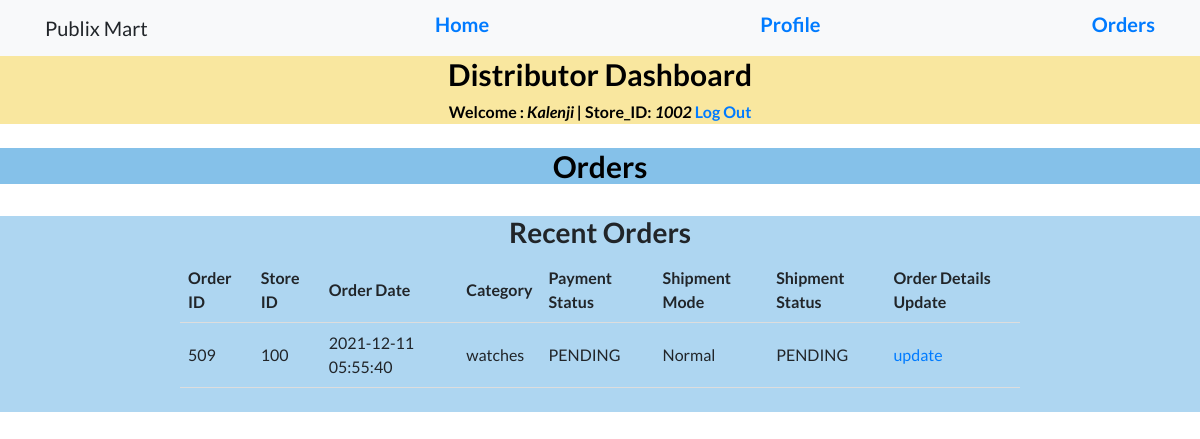
The app's page /dist/dorders.php (signed in), older data.
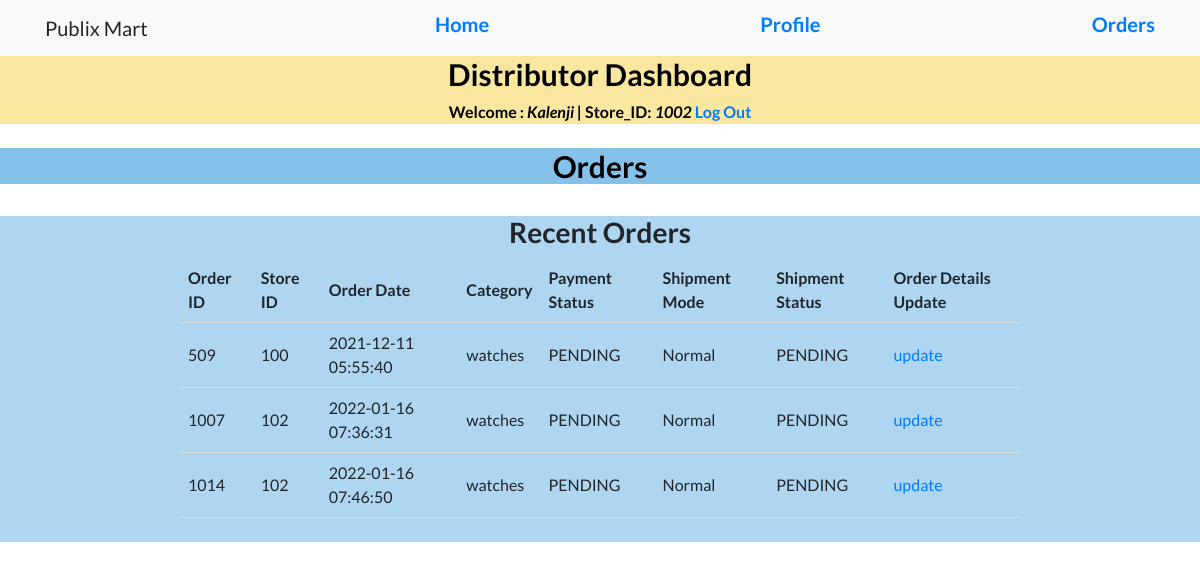
The same page, newer data.
### tables this page shows
CREATE TABLE `strorders` (
  `SID` int(11) NOT NULL,
  `ORDID` int(11) NOT NULL,
  `DID` int(11) NOT NULL,
  `ORDDATE` timestamp NOT NULL DEFAULT current_timestamp(),
  `PMYSTAT` varchar(20) NOT NULL DEFAULT 'PENDING',
  `SHPMODE` varchar(20) NOT NULL DEFAULT 'Normal',
  `SHPSTAT` varchar(20) NOT NULL DEFAULT 'PENDING'
);

CREATE TABLE `dstbr` (
  `DID` int(11) NOT NULL,
  `DNAME` varchar(20) NOT NULL,
  `DPASS` varchar(20) NOT NULL DEFAULT 'admin',
  `DTYPE` varchar(20) NOT NULL,
  `DLOC` varchar(30) NOT NULL
);

### dist/session1.php (called while the page is built, shortened)
<?php
$conn = mysqli_connect("localhost", "root", "", "superstore");
$user_check = $_SESSION['login_user'];
$query = "SELECT DNAME from dstbr where DID = '$user_check'";
$ses_sql = mysqli_query($conn, $query);
$row = mysqli_fetch_assoc($ses_sql);
$login_session = $row['DNAME'];
$CustID=$user_check;
?>

### dist/dorders.php (the view, shortened to what this page needs)
<?php
include('session1.php');
?>
<!DOCTYPE html>
<html lang="en">
  <head>
    <link href="vendor/bootstrap/css/bootstrap.min.css" rel="stylesheet">
    <link href="vendor/fontawesome-free/css/all.min.css" rel="stylesheet">
    <link href="vendor/simple-line-icons/css/simple-line-icons.css" rel="stylesheet" type="text/css">
    <link href="css/landing-page.min.css" rel="stylesheet">
  </head>
  <body>
    <nav class="navbar navbar-light bg-light static-top">
      <div class="container">
        <a class="navbar-brand">Publix Mart</a>
        <a href="dhome.php"><h5>Home</h5></a>
        <a href="dprofile.php"><h5>Profile</h5></a>
        <a href="dorders.php"><h5>Orders</h5></a>
      </div>
    </nav>
    <center><div style="background-color:#F9E79F">
      <center><h2 style="font-size:30px;color:Black">Distributor Dashboard</h2></center>
  <b id="welcome" style="color:Black">Welcome : <i style="color:Black"><?php echo $login_session;?> | </i></b>
  <b id="welcome" style="color:Black">Store_ID: <i style="color:Black"><?php echo $CustID; ?></i></b>
  <b id="logout"><a href="logout1.php">Log Out</a></b>
 </div></center>
 <br>
 <center><div style="background-color:#85C1E9">
      <center><h2 style="font-size:30px;color:Black">Orders</h2></center>
 </div></center>
    <br>
<center>
<div style="background-color:#AED6F1">
     <center>
      <h3>Recent Orders</h3>
      <table>
        <tr>
          <th>Order ID</th>
          <th>Store ID</th>
          <th>Order Date</th>
          <th>Category</th>
          <th>Payment Status</th>
          <th>Shipment Mode</th>
          <th>Shipment Status</th>
          <th>Order Details Update</th>
        </tr>
        <?php
      $order59 ="SELECT s.*,m.DTYPE FROM strorders s , dstbr m where m.DID=$CustID and m.did=s.did";
      $food9 = mysqli_query($conn, $order59);
      while($oss55 = mysqli_fetch_assoc($food9))
      {echo '<tr><td>'. $oss55["ORDID"]."</td><td>". $oss55["SID"] . "</td><td>". $oss55["ORDDATE"].
      "</td><td>". $oss55["DTYPE"].
    "</td><td>". $oss55["PMYSTAT"].
    "</td><td>". $oss55["SHPMODE"].
    "</td><td>". $oss55["SHPSTAT"].
        "</td><td><a href=\"dordupdate.php\">update</a></td></tr>";
      }
?>
      </table>
      <br>
    </div></center>
    <br>
  </body>
</html>

Row changes from the older to the newer data that the page shows:
added strorders: ORDID "1007", SID "102", ORDDATE "2022-01-16 07:36:31", DID.DTYPE "watches", PMYSTAT "PENDING", SHPMODE "Normal", SHPSTAT "PENDING"
added strorders: ORDID "1014", SID "102", ORDDATE "2022-01-16 07:46:50", DID.DTYPE "watches", PMYSTAT "PENDING", SHPMODE "Normal", SHPSTAT "PENDING"
